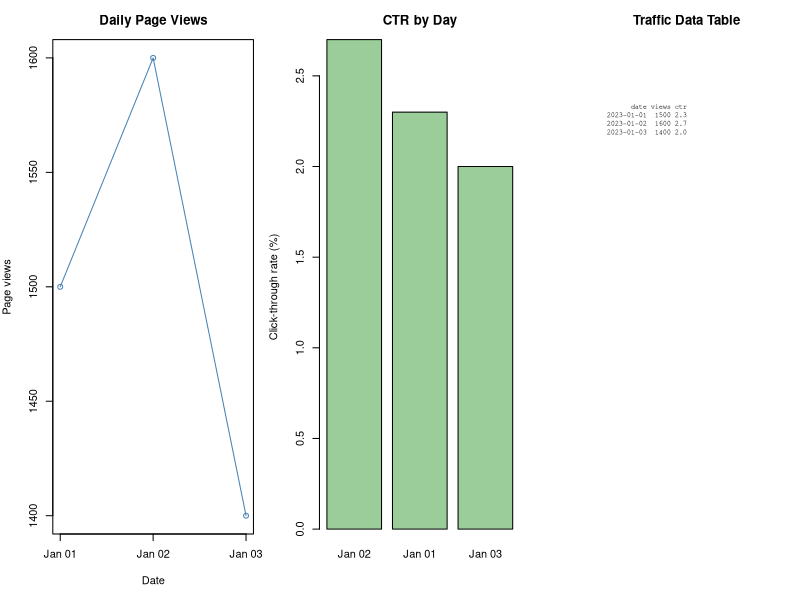

Recreate this plot in R.
# Set 12: Website Traffic
traffic <- data.frame(date = as.Date(c("2023-01-01", "2023-01-02", "2023-01-03")), views = c(1500, 1600, 1400), ctr = c(2.3, 2.7, 2.0))
rank <- order(traffic$ctr, decreasing = TRUE)
old <- par(mfrow = c(1, 3), mar = c(5, 4, 3, 1))
plot(traffic$date, traffic$views, type = "o", xlab = "Date", ylab = "Page views", main = "Daily Page Views", col = "steelblue")
barplot(traffic$ctr[rank], names.arg = format(traffic$date[rank], "%b %d"), ylab = "Click-through rate (%)", main = "CTR by Day", col = "darkseagreen3")
plot.new(); title("Traffic Data Table")
text(.05, .9, paste(capture.output(print(traffic, row.names = FALSE)), collapse = "\n"), adj = c(0, 1), family = "mono", cex = .65)
par(old)
